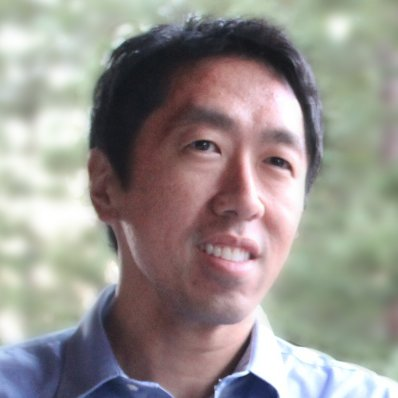
#> input picture test.jpg, 398 x 398 px, found by its file name
$ python test.py
#> lines starting #> are read from the running program, lines starting #| are printed output that depends on the picture
from PIL import Image
i=1
TARGER_DIR = '/home/navaneeth/work/oneon/detected'
im1 = Image.open('/home/navaneeth/work/oneon/test.jpg')
#> im1 is the input picture: PIL image 398x398 RGB; mean R, G, B 151.3, 146.1, 141.5
im2 = Image.open('/home/navaneeth/work/oneon/1.png')
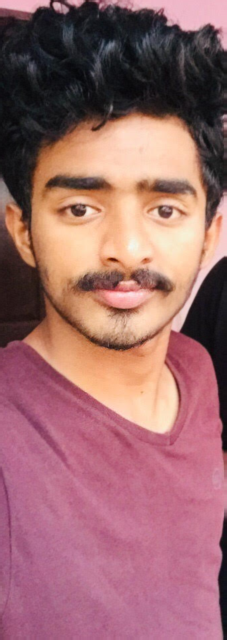
#> input picture 1.png, 227 x 640 px, found by its file name
#> im2 is the input picture: PIL image 227x640 RGBA; mean R, G, B, A 156.3, 105.8, 108.7, 255
x, y = im2.size
#> x = 227; y = 640
im1.paste(im2, (0, 0, x, y))
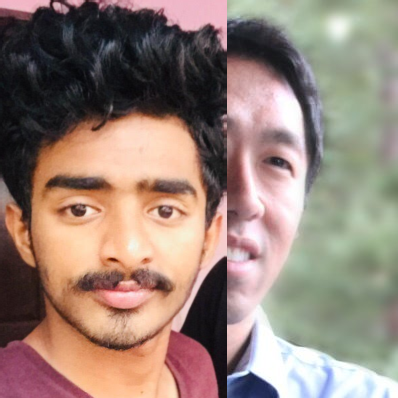
#> im1: PIL image 398x398 RGB; mean R, G, B 150.5, 129.7, 119.3
im1.save("/home/navaneeth/work/oneon/detected/test_"+str(i)+".jpg", "JPEG")
